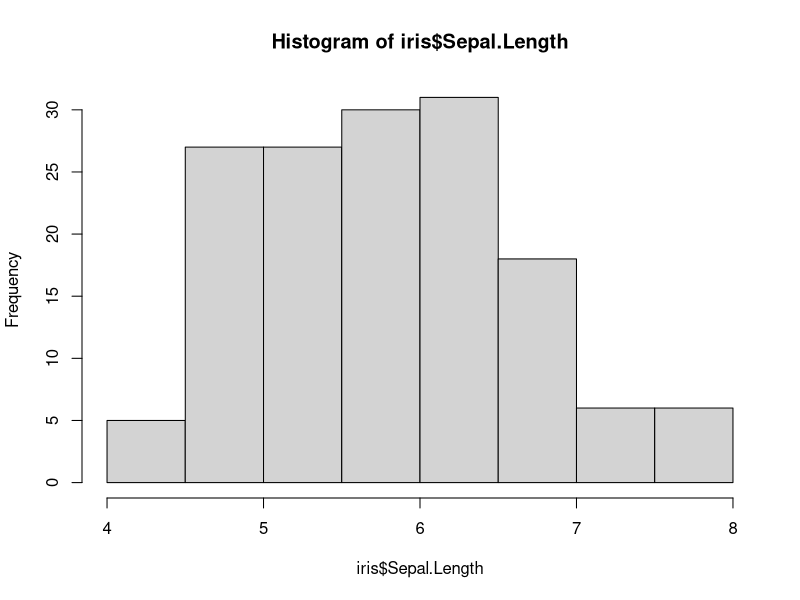
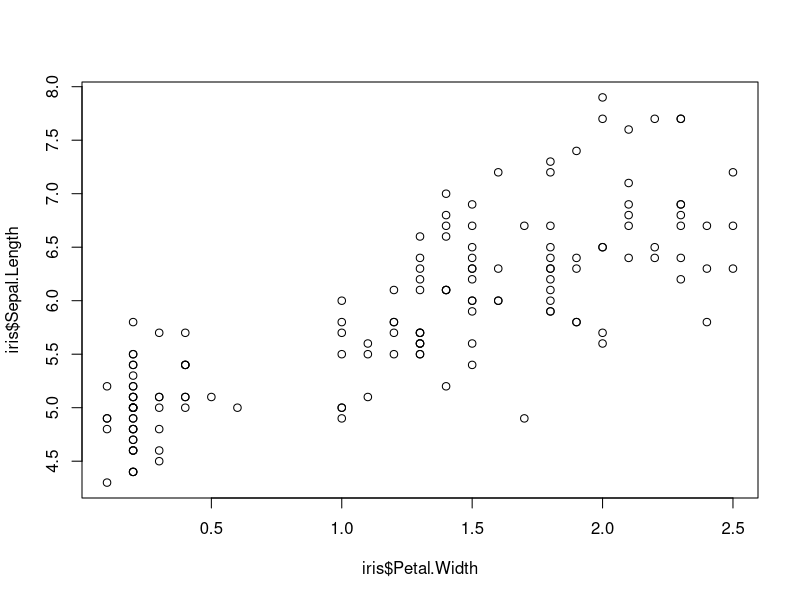

The R script that drew these images, in order:
## ---- chunk 1
knitr::opts_chunk$set(echo = TRUE)
## ---- chunk 2
str(iris)
summary(iris)
## ---- chunk 3
#The sample median of the variable Petail.With is  
median(iris$Petal.Width)
## ---- chunk 4
hist(iris$Sepal.Length)
## ---- chunk 5
plot(iris$Petal.Width,iris$Sepal.Length)
